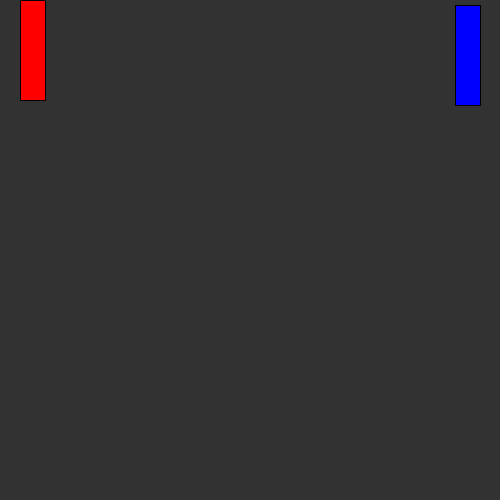
Frame 1 (no input)
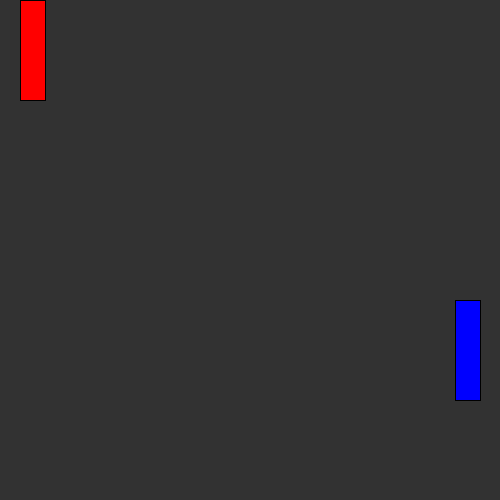
Frame 60 (the mouse pressed at the canvas centre just before this capture)
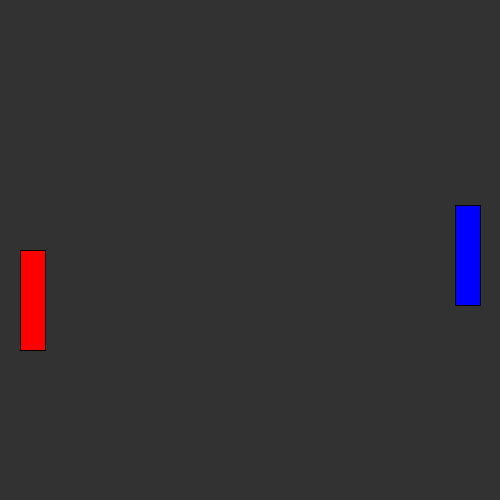
Frame 120 (the mouse held since frame 60 and released just before this capture)

The Processing sketch that drew these frames (run headless with seeded random() and noise(); from frame 60 on, the mouse is pressed at the canvas centre):

// Processing sketch: S07_OBJ_CONTROLE
// ── S07_OBJ_CONTROLE.pde
class Bloco {
  int x, y;
  int x_v, y_v;
  int largura, altura;
  color c;

  Bloco(int xi, int yi, int li, int ai, int x_vi, int y_vi, color ci) {
    x = xi;
    y = yi;
    largura = li;
    altura = ai;
    x_v = x_vi;
    y_v = y_vi;
    c = ci;
  }

  void desenha() {
    fill(c);
    rect(x, y, largura, altura);
  }

  void atualiza() {    
    x = x + x_v;
    y = y + y_v;

    // reflete x
    if (x > width - largura) {
      x = width - largura;
      x_v = - x_v;
    } // fim do if
    if (x < 0 ) {
      x = 0;
      x_v = - x_v;
    } // fim do if

    // reflete y
    if (y > height - altura) {
      y = height - altura;
      y_v = - y_v;
    } // fim do if
    if (y < 0 ) {
      y = 0;
      y_v = - y_v;
    } // fim do if
  } // fim do atualiza
}

Bloco obj1, obj2;

void setup() {
  size(500, 500);
    
  obj1 = new Bloco(20, 200, 25, 100, 0, 0, color(255, 0, 0));
  obj2 = new Bloco(width-20-25, 0, 25, 100, 0, 5, color(0, 0, 255));
}

void draw() {
  background(50); // com um argumento só, gera tons de cinza

  // controle pelo mouse
  int y_pos = constrain(mouseY, 0, height-obj1.altura);
  obj1.y = y_pos;

  // atualiza
  obj2.atualiza();

  // desenha
  obj1.desenha();
  obj2.desenha();
}
